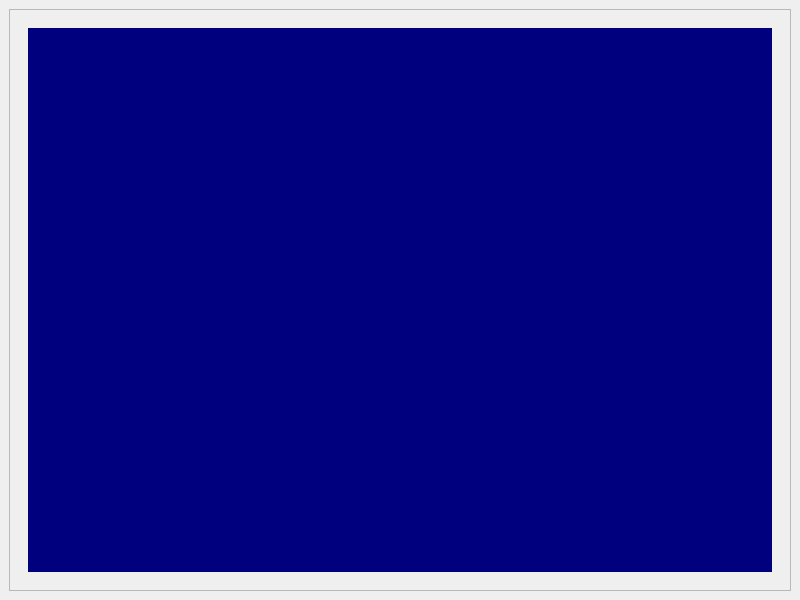
<?xml version="1.0" encoding="UTF-8"?>
<ui version="4.0">
 <class>MainWindow</class>
 <widget class="QMainWindow" name="MainWindow">
  <property name="geometry">
   <rect>
    <x>0</x>
    <y>0</y>
    <width>800</width>
    <height>600</height>
   </rect>
  </property>
  <property name="windowTitle">
   <string>MainWindow</string>
  </property>
  <widget class="QWidget" name="centralwidget">
   <layout class="QVBoxLayout" name="verticalLayout">
    <item>
     <widget class="QFrame" name="frame">
      <property name="frameShape">
       <enum>QFrame::StyledPanel</enum>
      </property>
      <property name="frameShadow">
       <enum>QFrame::Raised</enum>
      </property>
      <layout class="QVBoxLayout" name="verticalLayout_2">
       <item>
        <widget class="QWidget" name="widget" native="true">
         <layout class="QVBoxLayout" name="verticalLayout_3">
          <item>
           <widget class="QWidget" name="widget_2" native="true">
            <property name="styleSheet">
             <string notr="true">background-color: rgb(0, 0, 127);</string>
            </property>
            <widget class="roundProgressBar" name="widget_3" native="true">
             <property name="geometry">
              <rect>
               <x>330</x>
               <y>170</y>
               <width>120</width>
               <height>80</height>
              </rect>
             </property>
            </widget>
           </widget>
          </item>
         </layout>
        </widget>
       </item>
      </layout>
     </widget>
    </item>
   </layout>
  </widget>
 </widget>
 <customwidgets>
  <customwidget>
   <class>roundProgressBar</class>
   <extends>QWidget</extends>
   <header>PySide2extn.RoundProgressBar.h</header>
   <container>1</container>
  </customwidget>
 </customwidgets>
 <resources/>
 <connections/>
</ui>
